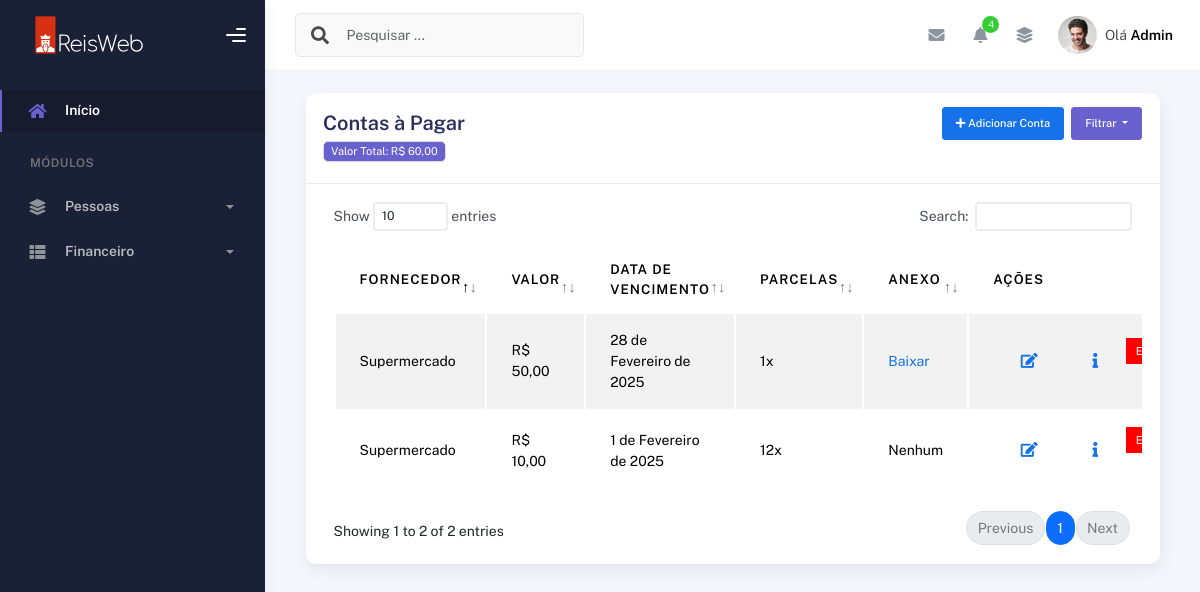
Before: /contas_pagar/ (signed in) with the older database file.
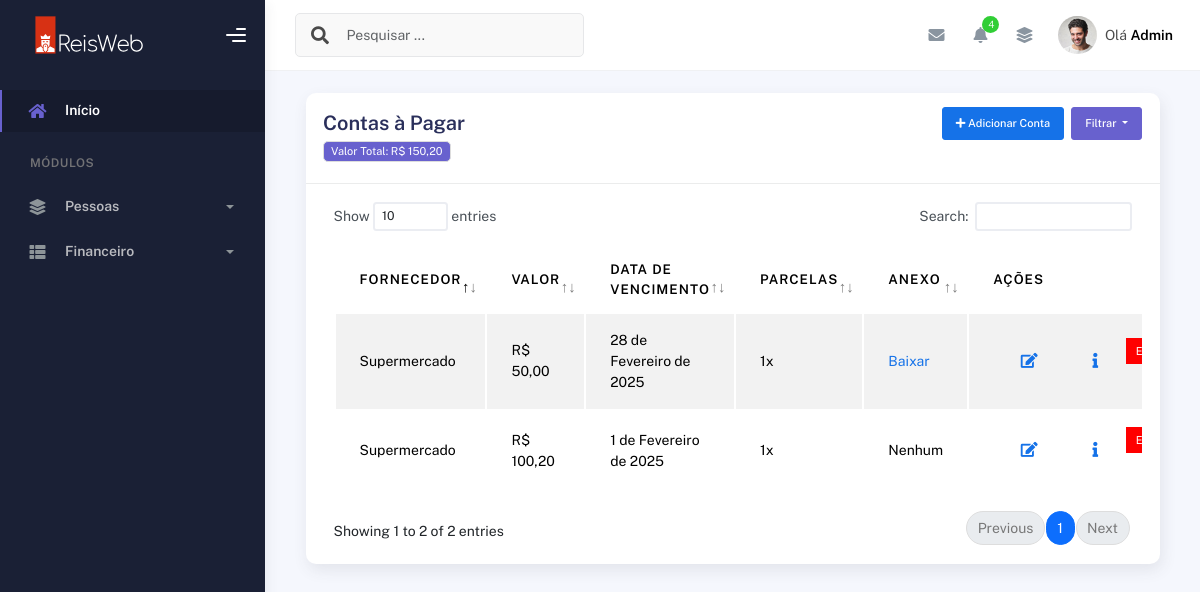
After: the same page with the newer database file.
### plataformacontas/models.py (models this page shows, shortened)
class ContaPagar(models.Model):
    pastor = models.ForeignKey(User, on_delete=models.CASCADE)  # Usuário dono da conta
    fornecedor = models.CharField(max_length=255)  # Nome do fornecedor
    descricao = models.TextField()  # Descrição da conta
    valor = models.DecimalField(max_digits=10, decimal_places=2)  # Valor da conta
    data_vencimento = models.DateField()  # Data de vencimento da conta
    quantidade_parcelas = models.PositiveIntegerField(default=1)  # Número de parcelas
    arquivo = models.FileField(upload_to="contas_a_pagar/", blank=True, null=True)  # Upload de arquivo
    data_criacao = models.DateTimeField(auto_now_add=True)  # Data de criação

### plataformacontas/views.py (the view, shortened to what this page needs)
# urls.py: path('contas_pagar/', views.contas_pagar, name='contas_pagar'),
@login_required(login_url='/usuarios/login')
def contas_pagar(request):
    contas = ContaPagar.objects.filter(pastor=request.user).order_by("-data_vencimento")
    mes_atual = datetime.now().month
    ano_atual = datetime.now().year
    contas = ContaPagar.objects.filter(
        pastor=request.user,
        data_vencimento__month=mes_atual,
        data_vencimento__year=ano_atual
    )
    total_contas_mes = contas.aggregate(total=Sum('valor'))['total'] or 0
    return render(request, "contas_pagar.html", {"contas": contas, "total_contas_mes": total_contas_mes})

### plataformacontas/templates/contas_pagar.html (shortened to what the changed rows need)
{% extends "bases/base_plataformaigreja.html" %}
{% load static %}
{% block 'conteudo' %}
  <div class="container">
    <div class="page-inner">
      <div class="col-md-12">
        <div class="card">
          <div class="card-header">
            <h6><span class="badge bg-secondary">Valor Total:</strong> R$ {{ total_contas_mes|floatformat:2}}</span></h6>
          </div>
        <div class="card-body">
                    <div class="table-responsive">
                      <table
                        id="add-row"
                        class="display table table-striped table-hover"
                      >
                        <thead>
                          <tr>
                            <th>Fornecedor</th>
                            <th>Valor</th>
                            <th>Data de Vencimento</th>
                            <th>Parcelas</th>
                            <th>Anexo</th>
                            <th style="width: 10%">Ações</th>
                          </tr>
                        </thead>
                        <tbody>
                            {% for conta in contas %}
                            <tr>
                              <td>{{ conta.fornecedor }}</td>
                              <td>R$ {{ conta.valor }}</td>
                              <td>{{ conta.data_vencimento }}</td>
                              <td>{{ conta.quantidade_parcelas }}x</td>
                              <td>
                                {% if conta.arquivo %}
                                <a href="{{ conta.arquivo.url }}" target="_blank">Baixar</a>
                                {% else %}
                                Nenhum
                                {% endif %}
                              </td>
                              <td>
                                <div class="form-button-action">
                                  <a href="#">
                                  <button
                                    type="button"
                                    title="Editar"
                                    class="btn btn-link btn-primary btn-lg"
                                    data-original-title="Edit Task"
                                    data-bs-toggle="modal"
                                    data-bs-target="#editarMembroModal"
                                  >
                                    <i class="fa fa-edit"></i>
                                  </button>
                                </a>
                                <button
                                    type="button"
                                    title="Informações"
                                    class="btn btn-link btn-primary btn-lg btn-detalhes"
                                    data-original-title="Edit Task"
                                    data-id="#"
                                    data-modal="modal-{{ conta.id }}"
                                    data-bs-toggle="modal"
                                    data-bs-target="#modal-{{ conta.id }}"
                                  >
                                    <i class="fa fa-info"></i>
                                  </button>
                                  <form action="{% url 'excluir_conta' conta.id %}" method="POST" onsubmit="return confirm('Tem certeza que deseja excluir esta conta?');">
                                      <button type="submit" class="btn-sm" style="background-color: red; color: white; padding: 5px 10px; border: none; cursor: pointer;">
                                          Excluir
                                      </button>
                                    </form>
                                </div>
                              </td>
                            </tr>
                          {% endfor %}
                        </tbody>
                      </table>
                    </div>
                  </div>
                </div>
              </div>
            </div>
          </div>
        </div>
      </div>
    </div>
{% endblock %}

Changed rows visible on the page:
changed ContaPagar "1 de Fevereiro de 2025": valor "10,00" → "100,20"; quantidade_parcelas "12" → "1"
Other visible differences:
{{ total_contas_mes|floatformat:2 }}: "60,00" → "150,20"
